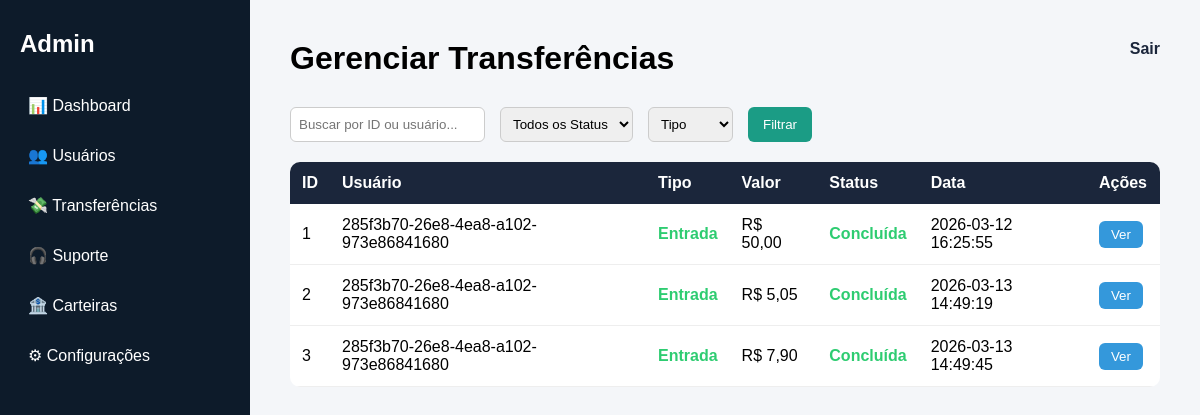
/admin/transferencias, run on an earlier commit of the app's database.
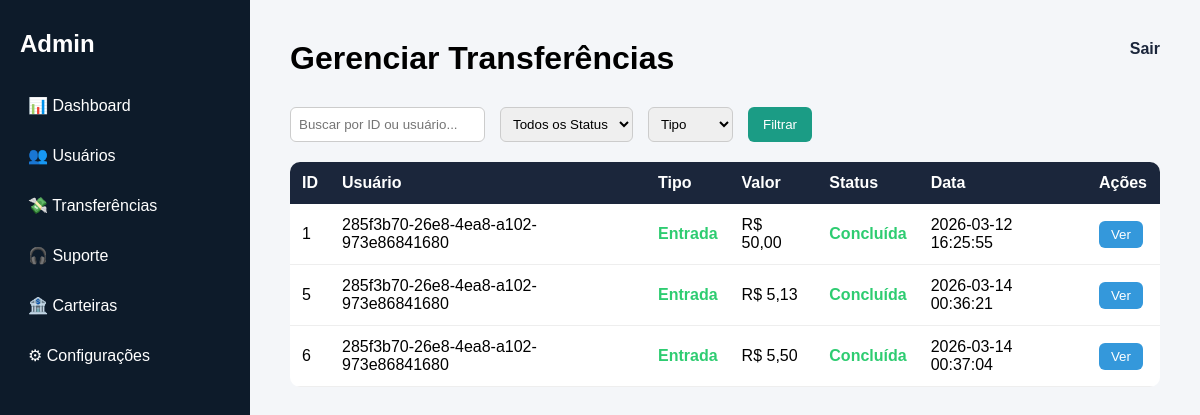
And on a later commit of the database.
### tables this page shows
CREATE TABLE transfer_history(
    id INTEGER PRIMARY KEY AUTOINCREMENT,
    source_wallet TEXT,
    destiny_wallet TEXT,
    valor TEXT,
    dia DATE DEFAULT CURRENT_TIMESTAMP,
    transfer_status TEXT
);

### cryptabank/routes.py (the view)
@app.route('/admin/transferencias')
def admin_transf():
    transfs = database.get_all_transfs()
    for t in transfs:
        t['valor'] = int(t['valor'])
    return render_template('admin/admin_transferencias.html', transfs=transfs)

### cryptabank/models.py (called while the page is built)
    def get_all_transfs(self):
        consulta = self.cur.execute('SELECT * FROM transfer_history;').fetchall()
        return [dict(row) for row in consulta]

### cryptabank/templates/admin/admin_transferencias.html (shortened to what this page needs)
<!DOCTYPE html>
<html lang="pt-br">
<head>
    <link rel="stylesheet" href="{{ url_for('static', filename='css/admin.css') }}">
</head>
<body>
<div class="admin-layout">
    <aside class="sidebar">
        <h2>Admin</h2>
        <nav>
            <a href="{{ url_for('admin') }}">📊 Dashboard</a>
            <a href="#">👥 Usuários</a>
            <a href="{{ url_for('admin_transf') }}">💸 Transferências</a>
            <a href="{{ url_for('suporte') }}">🎧 Suporte</a>
            <a href="#">🏦 Carteiras</a>
            <a href="{{ url_for('admin_config') }}">⚙ Configurações</a>
        </nav>
    </aside>
    <main class="main-content">
        <header class="topbar">
            <h1>Gerenciar Transferências</h1>
            <a href="{{ url_for('homepage') }}">Sair</a>
        </header>
        <section class="filtros">
            <input type="text" placeholder="Buscar por ID ou usuário...">
            <select>
                <option value="">Todos os Status</option>
            </select>
            <select>
                <option value="">Tipo</option>
            </select>
            <button>Filtrar</button>
        </section>
        <section class="tabela-transferencias">
            <table>
                <thead>
                    <tr>
                        <th>ID</th>
                        <th>Usuário</th>
                        <th>Tipo</th>
                        <th>Valor</th>
                        <th>Status</th>
                        <th>Data</th>
                        <th>Ações</th>
                    </tr>
                </thead>
                <tbody>
                    {% for t in transfs %}
                        <tr>
                            <td>{{ t.id }}</td>
                            <td>{{ t.source_wallet }}</td>
                            <td class="entrada">Entrada</td>
                            <td>R$ {{ "%.2f"|format((t.valor|int / 100)|float)|replace('.', ',') }}</td>
                            <td class="status concluida">Concluída</td>
                            <td>{{ t.dia }}</td>
                            <td>
                                <button class="btn-detalhe">Ver</button>
                            </td>
                        </tr>
                    {% endfor %}
                </tbody>
            </table>
        </section>
    </main>
</div>
</body>
</html>

### cryptabank/static/css/admin.css (style rules this page uses)
* { margin: 0; padding: 0; box-sizing: border-box; font-family: Arial, sans-serif; }
body { background-color: #f4f6f9; }
.admin-layout { display: flex; min-height: 100vh; }
.sidebar { width: 220px; background-color: #0d1b2a; color: white; padding: 30px 20px; }
.sidebar h2 { margin-bottom: 30px; }
.sidebar nav { display: flex; flex-direction: column; gap: 15px; }
.sidebar a { text-decoration: none; color: white; padding: 8px; border-radius: 6px; transition: 0.2s; }
.main-content { flex: 1; padding: 40px; }
.topbar { display: flex; justify-content: space-between; margin-bottom: 30px; }
.topbar a { text-decoration: none; color: #1b263b; font-weight: bold; }
table { width: 100%; border-collapse: collapse; background: white; border-radius: 10px; overflow: hidden; }
thead { background-color: #1b263b; color: white; }
th, td { padding: 12px; text-align: left; }
tbody tr { border-bottom: 1px solid #eee; }
button { padding: 6px 12px; border: none; border-radius: 6px; background-color: #1b9c85; color: white; cursor: pointer; }
.filtros { display: flex; gap: 15px; margin-bottom: 20px; flex-wrap: wrap; }
.filtros input, .filtros select { padding: 8px; border-radius: 6px; border: 1px solid #ccc; }
.filtros button { padding: 8px 15px; background-color: #1b9c85; color: white; border: none; border-radius: 6px; cursor: pointer; }
.status.concluida { color: #2ecc71; font-weight: bold; }
.entrada { color: #2ecc71; font-weight: bold; }
.btn-detalhe { background-color: #3498db; margin-right: 5px; }
.sidebar { width: 250px; flex-shrink: 0; }

What changed in the data, as far as the page shows it:
removed transfer_history: id "2", source_wallet "285f3b70-26e8-4ea8-a102-973e86841680", valor "5,05", dia "2026-03-13 14:49:19"
removed transfer_history: id "3", source_wallet "285f3b70-26e8-4ea8-a102-973e86841680", valor "7,90", dia "2026-03-13 14:49:45"
added transfer_history: id "5", source_wallet "285f3b70-26e8-4ea8-a102-973e86841680", valor "5,13", dia "2026-03-14 00:36:21"
added transfer_history: id "6", source_wallet "285f3b70-26e8-4ea8-a102-973e86841680", valor "5,50", dia "2026-03-14 00:37:04"
